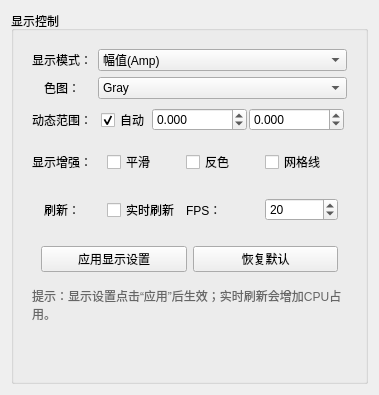
                  <widget class="QWidget" name="tab_3">
                   <attribute name="title">
                    <string>显示</string>
                   </attribute>
                   <layout class="QVBoxLayout" name="verticalLayout_13">
                    <item>
                     <widget class="QGroupBox" name="widgetDisplayForm">
                      <property name="title">
                       <string>显示控制</string>
                      </property>
                      <layout class="QVBoxLayout" name="verticalLayout_14">
                       <item>
                        <widget class="QWidget" name="widgetDisplayForm_2" native="true">
                         <layout class="QGridLayout" name="gridLayout_13">
                          <item row="1" column="0" alignment="Qt::AlignmentFlag::AlignHCenter">
                           <widget class="QLabel" name="labelColormap">
                            <property name="text">
                             <string>色图：</string>
                            </property>
                           </widget>
                          </item>
                          <item row="4" column="0" alignment="Qt::AlignmentFlag::AlignHCenter">
                           <widget class="QLabel" name="labelRefresh">
                            <property name="text">
                             <string>刷新：</string>
                            </property>
                           </widget>
                          </item>
                          <item row="1" column="1">
                           <widget class="QComboBox" name="comboColormap">
                            <item>
                             <property name="text">
                              <string>Gray</string>
                             </property>
                            </item>
                            <item>
                             <property name="text">
                              <string>Jet</string>
                             </property>
                            </item>
                            <item>
                             <property name="text">
                              <string>Hot</string>
                             </property>
                            </item>
                            <item>
                             <property name="text">
                              <string>Viridis</string>
                             </property>
                            </item>
                           </widget>
                          </item>
                          <item row="5" column="0" colspan="2">
                           <widget class="QWidget" name="widgetDisplayButtons" native="true">
                            <layout class="QHBoxLayout" name="horizontalLayout_9">
                             <item>
                              <widget class="QPushButton" name="btnApplyDisplay">
                               <property name="text">
                                <string>应用显示设置</string>
                               </property>
                              </widget>
                             </item>
                             <item>
                              <widget class="QPushButton" name="btnResetDisplay">
                               <property name="text">
                                <string>恢复默认</string>
                               </property>
                              </widget>
                             </item>
                            </layout>
                           </widget>
                          </item>
                          <item row="3" column="0">
                           <widget class="QLabel" name="labelEnhance">
                            <property name="text">
                             <string>显示增强：</string>
                            </property>
                           </widget>
                          </item>
                          <item row="0" column="0">
                           <widget class="QLabel" name="labelDispMode">
                            <property name="text">
                             <string>显示模式：</string>
                            </property>
                           </widget>
                          </item>
                          <item row="2" column="1">
                           <widget class="QWidget" name="widgetRangeRow" native="true">
                            <layout class="QHBoxLayout" name="horizontalLayout_6" stretch="1,1,1">
                             <property name="spacing">
                              <number>2</number>
                             </property>
                             <property name="leftMargin">
                              <number>3</number>
                             </property>
                             <property name="topMargin">
                              <number>3</number>
                             </property>
                             <property name="rightMargin">
                              <number>3</number>
                             </property>
                             <property name="bottomMargin">
                              <number>3</number>
                             </property>
                             <item>
                              <widget class="QCheckBox" name="chkAutoRange">
                               <property name="text">
                                <string>自动</string>
                               </property>
                               <property name="checked">
                                <bool>true</bool>
                               </property>
                              </widget>
                             </item>
                             <item>
                              <widget class="QDoubleSpinBox" name="dsbRangeMin">
                               <property name="decimals">
                                <number>3</number>
                               </property>
                               <property name="minimum">
                                <double>-1000000000000000000.000000000000000</double>
                               </property>
                               <property name="maximum">
                                <double>9999999999999.000000000000000</double>
                               </property>
                              </widget>
                             </item>
                             <item>
                              <widget class="QDoubleSpinBox" name="dsbRangeMax">
                               <property name="decimals">
                                <number>3</number>
                               </property>
                               <property name="minimum">
                                <double>-99999999999.000000000000000</double>
                               </property>
                               <property name="maximum">
                                <double>100000000000000000.000000000000000</double>
                               </property>
                              </widget>
                             </item>
                            </layout>
                           </widget>
                          </item>
                          <item row="0" column="1">
                           <widget class="QComboBox" name="comboImageMode">
                            <item>
                             <property name="text">
                              <string>幅值(Amp)</string>
                             </property>
                            </item>
                            <item>
                             <property name="text">
                              <string>相位(Pha)</string>
                             </property>
                            </item>
                            <item>
                             <property name="text">
                              <string>融合(HSV)</string>
                             </property>
                            </item>
                            <item>
                             <property name="text">
                              <string>实部(Re)</string>
                             </property>
                            </item>
                            <item>
                             <property name="text">
                              <string>虚部(Im)</string>
                             </property>
                            </item>
                            <item>
                             <property name="text">
                              <string>幅值-归一化</string>
                             </property>
                            </item>
                           </widget>
                          </item>
                          <item row="4" column="1">
                           <widget class="QWidget" name="widgetRefreshRow" native="true">
                            <layout class="QHBoxLayout" name="horizontalLayout_8">
                             <item>
                              <widget class="QCheckBox" name="chkRealtime">
                               <property name="text">
                                <string>实时刷新</string>
                               </property>
                              </widget>
                             </item>
                             <item>
                              <widget class="QLabel" name="labelFps">
                               <property name="text">
                                <string>FPS：</string>
                               </property>
                              </widget>
                             </item>
                             <item>
                              <widget class="QSpinBox" name="spinFpsLimit">
                               <property name="minimum">
                                <number>1</number>
                               </property>
                               <property name="maximum">
                                <number>60</number>
                               </property>
                               <property name="value">
                                <number>20</number>
                               </property>
                              </widget>
                             </item>
                            </layout>
                           </widget>
                          </item>
                          <item row="6" column="0" colspan="2">
                           <widget class="QLabel" name="labelDisplayHint">
                            <property name="styleSheet">
                             <string notr="true">color:#666;font-size:9pt;</string>
                            </property>
                            <property name="text">
                             <string>提示：显示设置点击“应用”后生效；实时刷新会增加CPU占用。</string>
                            </property>
                            <property name="wordWrap">
                             <bool>true</bool>
                            </property>
                           </widget>
                          </item>
                          <item row="3" column="1">
                           <widget class="QWidget" name="widgetEnhanceRow" native="true">
                            <layout class="QHBoxLayout" name="horizontalLayout_7">
                             <item>
                              <widget class="QCheckBox" name="chkSmooth">
                               <property name="text">
                                <string>平滑</string>
                               </property>
                              </widget>
                             </item>
                             <item>
                              <widget class="QCheckBox" name="chkInvert">
                               <property name="text">
                                <string>反色</string>
                               </property>
                              </widget>
                             </item>
                             <item>
                              <widget class="QCheckBox" name="chkGrid">
                               <property name="text">
                                <string>网格线</string>
                               </property>
                              </widget>
                             </item>
                            </layout>
                           </widget>
                          </item>
                          <item row="2" column="0">
                           <widget class="QLabel" name="labelRange">
                            <property name="text">
                             <string>动态范围：</string>
                            </property>
                           </widget>
                          </item>
                          <item row="7" column="0">
                           <spacer name="verticalSpacer_3">
                            <property name="orientation">
                             <enum>Qt::Orientation::Vertical</enum>
                            </property>
                            <property name="sizeHint" stdset="0">
                             <size>
                              <width>20</width>
                              <height>40</height>
                             </size>
                            </property>
                           </spacer>
                          </item>
                         </layout>
                        </widget>
                       </item>
                      </layout>
                     </widget>
                    </item>
                   </layout>
                  </widget>
